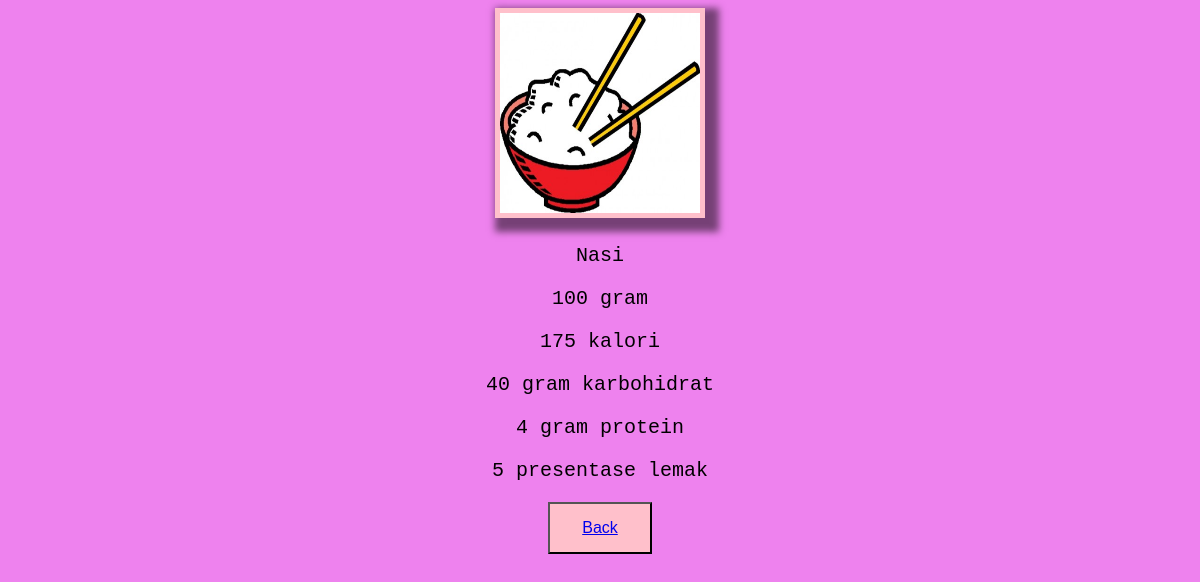
Screenshot of /latihan7a/php/detail.php?id=1 with the database file from the repository.
### tables this page shows
CREATE TABLE `makanan` (
  `id` int(2) NOT NULL,
  `img` varchar(10) NOT NULL,
  `nama` varchar(50) NOT NULL,
  `berat` int(10) NOT NULL,
  `kalori` int(10) NOT NULL,
  `karbohidrat` int(10) NOT NULL,
  `protein` int(10) NOT NULL,
  `lemak` int(10) NOT NULL
);

### latihan7a/php/function.php (called while the page is built, shortened)
<?php
function koneksi() {
$connect = mysqli_connect("localhost", "root","") or die("koneksi ke DB gagal");
mysqli_select_db($connect, "tubes_193040132") or die("Database salah!");
return $connect;
}
function query($sql){
	$connect = koneksi();
	$result = mysqli_query($connect, "$sql");
	$rows = [];
	while ($row = mysqli_fetch_assoc($result)) {
		$rows[] = $row;
	}
	return $rows;
}
?>

### latihan7a/php/detail.php (the view, shortened to what this page needs)
<?php
require 'function.php';
$id = $_GET['id'];
$makanan = query("SELECT * FROM makanan WHERE id = $id")[0];
?>
<!DOCTYPE html>
<html>
<head>
	<link rel="stylesheet" type="text/css" href="../css/style.css">
</head>
<body bgcolor="violet">
	<div class="container">
	<div class="img">
	<img src="../assets/img/<?=$makanan["img"];?>" alt="">
</div>
	<div class="keterangan">
		<p><?= $makanan["nama"]; ?></p>
		<p><?= $makanan["berat"]." gram" ?></p>
		<p><?= $makanan["kalori"]." kalori" ?></p>
		<p><?= $makanan["karbohidrat"]. " gram karbohidrat"?></p>
		<p><?= $makanan["protein"]. " gram protein" ?></p>
		<p><?= $makanan["lemak"]. " presentase lemak"; ?></p>
	</div>
	<button class="tombol-kembali"><a href="../index.php">Back</button>
</body>
</html>

### latihan7a/css/style.css (style rules this page uses)
body { text-align: center; font-family: "lucida console", Courier, monospace; font-size: 20px; }
img { width: 200px; height: 200px; border: 5px solid pink; box-shadow: 7px 7px 7px 7px rgba(0,0,0,0.5); }
button { background-color: pink; padding: 15px 32px; text-align: center; display: inline-block; font-size: 16px; }

### rows the page displays
makanan: img (picture), nama "Nasi", berat "100", kalori "175", karbohidrat "40", protein "4", lemak "5"
